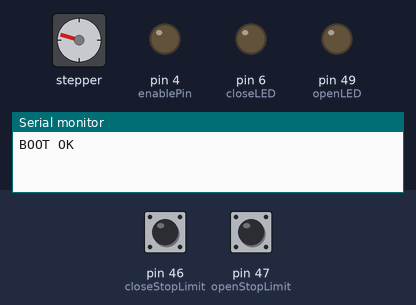
The sketch below on a simulated Arduino Mega 2560, built with avr-gcc and run on an emulated ATmega2560. On the bench: stepper motor, output pins drawn as LEDs (lit = HIGH), the last lines printed to the serial monitor. The test bench sets the inputs (shaded band); at power-on: pin 46 (closeStopLimit) HIGH, pin 47 (openStopLimit) HIGH. Stepper angles assume 200 steps per turn.

Above: at 1.25 s.
1.3 s: pin 46 (closeStopLimit) pulled LOW for 0.15 s
At 3.1 s:
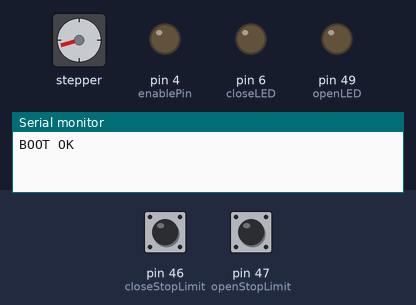
4.4 s: pin 46 (closeStopLimit) pulled LOW for 1 s
At 4.55 s:
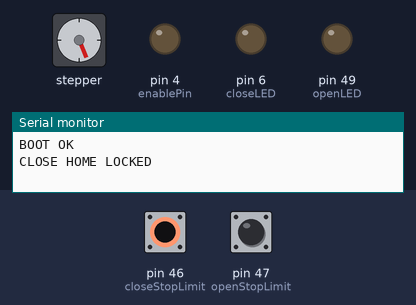
Timing chart, 0 to 19.4 s (numbered marks = the images above; inputs shaded):
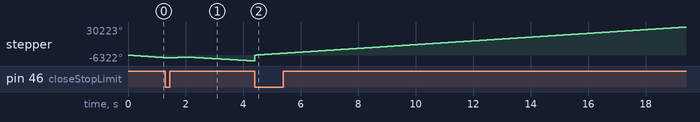

The sketch:

STEPPER_SMOOTH_V3.ino
```cpp
#include <AccelStepper.h>

/* ===============================
   DRIVER
   =============================== */
const int stepPin = 2;
const int dirPin  = 3;
const int enablePin = 4;

AccelStepper stepper(AccelStepper::DRIVER, stepPin, dirPin);

/* ===============================
   INPUTS / OUTPUTS
   =============================== */
const int closeBtn = 7;
const int closeLED = 6;

const int openBtn  = 48;
const int openLED  = 49;

const int openStopLimit  = 47;
const int closeStopLimit = 46;

/* ===============================
   MOTION (UNCHANGED)
   =============================== */
float maxSpeed = 30000;
float accel    = 3000;
const float CAL_SPEED = 1500;

/* ===============================
   HOMING
   =============================== */
const int HOMING_BACKOFF_STEPS = 300;
const float HOMING_SLOW_SPEED = 1200;

/* ===============================
   STATE
   =============================== */
bool calibrating = true;
int calStage = 0;

bool motionArmed = false;
bool moving = false;

long fullTravelSteps = 0;

/* ===============================
   SETUP
   =============================== */
void setup() {

  Serial.begin(115200);

  pinMode(enablePin, OUTPUT);
  digitalWrite(enablePin, LOW);

  pinMode(openBtn, INPUT_PULLUP);
  pinMode(closeBtn, INPUT_PULLUP);

  pinMode(openStopLimit, INPUT_PULLUP);
  pinMode(closeStopLimit, INPUT_PULLUP);

  pinMode(openLED, OUTPUT);
  pinMode(closeLED, OUTPUT);

  digitalWrite(openLED, LOW);
  digitalWrite(closeLED, LOW);

  /* 🔇 QUIET FIX: cleaner step edges */
  stepper.setMinPulseWidth(4);

  stepper.setMaxSpeed(maxSpeed);
  stepper.setAcceleration(accel);

  Serial.println("BOOT OK");
}

/* ===============================
   CALIBRATION (UNCHANGED LOGIC)
   =============================== */
void handleCalibration() {

  if (!calibrating) return;

  if (calStage == 0) {

    stepper.setMaxSpeed(CAL_SPEED);
    stepper.setSpeed(-CAL_SPEED);
    stepper.runSpeed();

    if (digitalRead(closeStopLimit) == LOW) {

      stepper.setSpeed(0);
      delay(100);

      stepper.move(HOMING_BACKOFF_STEPS);
      while (stepper.distanceToGo() != 0) {
        stepper.run();
      }

      delay(100);

      stepper.setSpeed(-HOMING_SLOW_SPEED);

      while (digitalRead(closeStopLimit) == HIGH) {
        stepper.runSpeed();
      }

      stepper.setSpeed(0);
      stepper.setCurrentPosition(0);

      calStage = 1;

      Serial.println("CLOSE HOME LOCKED");
    }
  }

  else if (calStage == 1) {

    stepper.setSpeed(CAL_SPEED);
    stepper.runSpeed();

    if (digitalRead(openStopLimit) == LOW) {

      stepper.setSpeed(0);

      fullTravelSteps = stepper.currentPosition();

      stepper.setMaxSpeed(maxSpeed);
      stepper.setAcceleration(accel);

      calibrating = false;
      motionArmed = true;

      stepper.moveTo(stepper.currentPosition());

      Serial.print("FULL TRAVEL = ");
      Serial.println(fullTravelSteps);
      Serial.println("CAL DONE + ARMED");
    }
  }
}

/* ===============================
   BUTTONS
   =============================== */
void handleButtons() {

  if (!motionArmed) return;

  if (digitalRead(openBtn) == LOW) {

    stepper.moveTo(fullTravelSteps);

    moving = true;

    digitalWrite(openLED, HIGH);
    digitalWrite(closeLED, LOW);
  }

  if (digitalRead(closeBtn) == LOW) {

    stepper.moveTo(0);

    moving = true;

    digitalWrite(closeLED, HIGH);
    digitalWrite(openLED, LOW);
  }
}

/* ===============================
   LIMIT SAFETY
   =============================== */
void checkLimits() {

  long pos = stepper.currentPosition();

  if (digitalRead(openStopLimit) == LOW && stepper.targetPosition() > pos) {
    stepper.setCurrentPosition(fullTravelSteps);
    stepper.stop();
  }

  if (digitalRead(closeStopLimit) == LOW && stepper.targetPosition() < pos) {
    stepper.setCurrentPosition(0);
    stepper.stop();
  }
}

/* ===============================
   MOTION COMPLETE
   =============================== */
void updateMotionState() {

  if (moving && stepper.distanceToGo() == 0) {

    moving = false;

    digitalWrite(openLED, LOW);
    digitalWrite(closeLED, LOW);
  }
}

/* ===============================
   🔇 QUIET FIX: eliminate idle buzz
   =============================== */
void quietHold() {
  if (stepper.distanceToGo() == 0) {
    stepper.setSpeed(0);
  }
}

/* ===============================
   LOOP
   =============================== */
void loop() {

  handleCalibration();

  stepper.run();

  quietHold();   // 🔇 noise reduction only

  if (!calibrating) {

    handleButtons();
    checkLimits();
    updateMotionState();
  }
}
```
